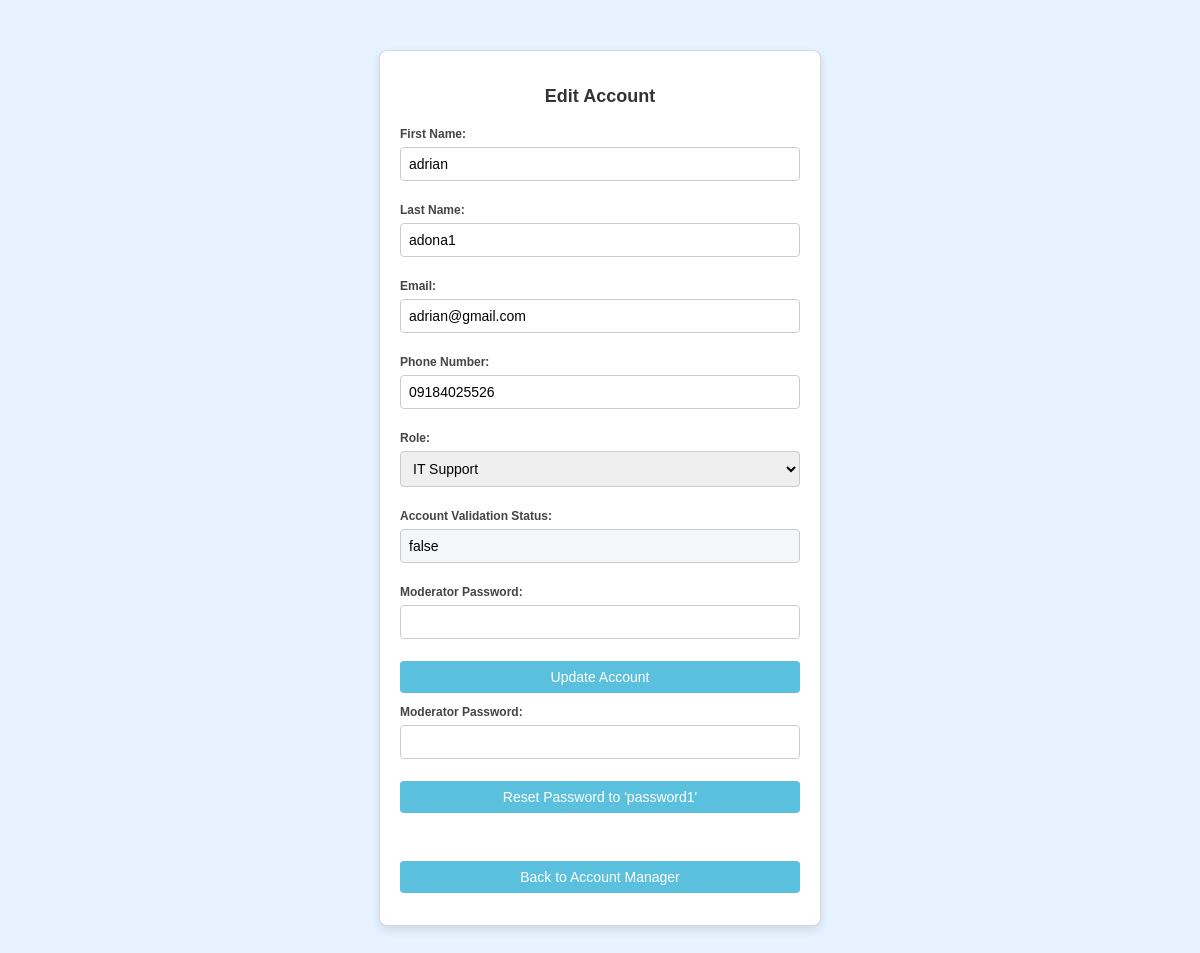
Page /Admin/edit_user.php?id=39 on the committed database.
### tables this page shows
CREATE TABLE `accounts` (
  `id` int(255) NOT NULL,
  `serial_num` int(25) NOT NULL,
  `last_name` varchar(40) NOT NULL,
  `first_name` varchar(40) NOT NULL,
  `email` varchar(80) NOT NULL,
  `phone_num` varchar(20) NOT NULL,
  `h_password` varchar(75) NOT NULL,
  `role` varchar(20) NOT NULL,
  `date_created` datetime NOT NULL DEFAULT current_timestamp(),
  `updated_at` datetime NOT NULL DEFAULT current_timestamp(),
  `validation` varchar(10) NOT NULL,
  `login_count` bigint(20) NOT NULL
);

### Admin/edit_user.php (the view, shortened to what this page needs)
<?php
include "../db_conn.php";
if (isset($_GET['id'])) {
    $id = mysqli_real_escape_string($conn, $_GET['id']);
    $sql = "SELECT * FROM `accounts` WHERE `id` = '$id'";
    $result = mysqli_query($conn, $sql);
    $account = mysqli_fetch_assoc($result);
}
?>
<!DOCTYPE html>
<html lang="en">
<head>
</head>
<body>
<div class="container">
    <h2>Edit Account</h2>
    <form method="post">
        <div class="form-group">
            <label for="first_name">First Name:</label>
            <input type="text" name="first_name" value="<?php echo htmlspecialchars($account['first_name']); ?>" required>
        </div>
        <div class="form-group">
            <label for="last_name">Last Name:</label>
            <input type="text" name="last_name" value="<?php echo htmlspecialchars($account['last_name']); ?>" required>
        </div>
        <div class="form-group">
            <label for="email">Email:</label>
            <input type="email" name="email" value="<?php echo htmlspecialchars($account['email']); ?>" required>
        </div>
        <div class="form-group">
            <label for="phone_num">Phone Number:</label>
            <input type="text" name="phone_num" value="<?php echo htmlspecialchars($account['phone_num']); ?>" required>
        </div>
        <div class="form-group">
            <label for="role">Role:</label>
            <select name="role" required>
                <option value="IT_Support" <?php echo $account['role'] === 'IT_Support' ? 'selected' : ''; ?>>IT Support</option>
            </select>
        </div>
        <div class="form-group">
            <label for="validation">Account Validation Status:</label>
            <input type="text" name="validation" value="<?php echo htmlspecialchars($account['validation'] === 'Validated' ? 'true' : 'false'); ?>" readonly>
        </div>
        <div class="form-group">
            <label for="moderator_password">Moderator Password:</label>
            <input type="password" name="moderator_password" required>
        </div>
        <button type="submit" name="update_account">Update Account</button>
    </form>
    <form method="post">
        <div class="form-group">
            <label for="moderator_password_reset">Moderator Password:</label>
            <input type="password" name="moderator_password" required>
        </div>
        <button type="submit" name="reset_password" onclick="return confirm('Are you sure you want to reset the password to \'password1\'?')">Reset Password to 'password1'</button>
    </form>
    <br><br>
    <a href="Account_Manager.php">
        <button type="button">Back to Account Manager</button>
    </a>
</div>
</body>
</html>

### Admin/edit_user.php (style rules this page uses)
body { font-family: Arial, sans-serif; background-color: #e6f2ff; margin: 0; padding: 0; }
.container { max-width: 400px; margin: 50px auto; padding: 20px; background-color: #ffffff; border-radius: 8px; box-shadow: 0 4px 10px rgba(0, 0, 0, 0.1); border: 1px solid #d1d8e0; }
h2 { text-align: center; margin-bottom: 20px; color: #333; font-size: 18px; }
label { font-size: 12px; font-weight: bold; color: #444; display: block; margin-bottom: 6px; }
input, select, button { width: 100%; padding: 8px; margin-bottom: 12px; border: 1px solid #ccc; border-radius: 4px; box-sizing: border-box; font-size: 14px; }
button { background-color: #5bc0de; color: white; cursor: pointer; border: none; }
.form-group { margin-bottom: 10px; }
.form-group input[readonly] { background-color: #f4f7fa; cursor: not-allowed; }

### rows in the picture
accounts: first_name "adrian", last_name "adona1", email "adrian@gmail.com", phone_num "09184025526", role "IT Support", validation "false"
